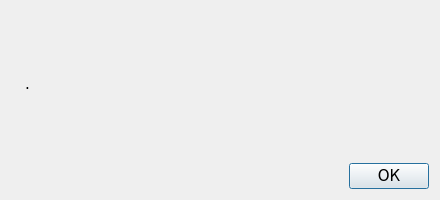
<?xml version="1.0" encoding="UTF-8"?>
<ui version="4.0">
 <class>errDialog</class>
 <widget class="QDialog" name="errDialog">
  <property name="geometry">
   <rect>
    <x>0</x>
    <y>0</y>
    <width>440</width>
    <height>200</height>
   </rect>
  </property>
  <property name="sizePolicy">
   <sizepolicy hsizetype="Fixed" vsizetype="Fixed">
    <horstretch>0</horstretch>
    <verstretch>0</verstretch>
   </sizepolicy>
  </property>
  <property name="maximumSize">
   <size>
    <width>440</width>
    <height>200</height>
   </size>
  </property>
  <property name="font">
   <font>
    <family>Verdana</family>
    <pointsize>11</pointsize>
   </font>
  </property>
  <property name="windowTitle">
   <string>Dialog</string>
  </property>
  <layout class="QVBoxLayout" name="verticalLayout">
   <item>
    <layout class="QHBoxLayout" name="horizontalLayout_2">
     <item>
      <widget class="QLabel" name="lblImage">
       <property name="sizePolicy">
        <sizepolicy hsizetype="Fixed" vsizetype="Preferred">
         <horstretch>0</horstretch>
         <verstretch>0</verstretch>
        </sizepolicy>
       </property>
       <property name="text">
        <string/>
       </property>
       <property name="pixmap">
        <pixmap resource="resource.qrc">:/rec/img/error.png</pixmap>
       </property>
       <property name="margin">
        <number>5</number>
       </property>
      </widget>
     </item>
     <item>
      <widget class="QLabel" name="lblText">
       <property name="text">
        <string>.</string>
       </property>
      </widget>
     </item>
    </layout>
   </item>
   <item>
    <layout class="QHBoxLayout" name="horizontalLayout">
     <item>
      <spacer name="horizontalSpacer">
       <property name="orientation">
        <enum>Qt::Horizontal</enum>
       </property>
       <property name="sizeHint" stdset="0">
        <size>
         <width>113</width>
         <height>20</height>
        </size>
       </property>
      </spacer>
     </item>
     <item>
      <widget class="QPushButton" name="btnOk">
       <property name="cursor">
        <cursorShape>PointingHandCursor</cursorShape>
       </property>
       <property name="text">
        <string>ОК</string>
       </property>
      </widget>
     </item>
    </layout>
   </item>
  </layout>
 </widget>
 <resources>
  <include location="resource.qrc"/>
 </resources>
 <connections/>
</ui>
